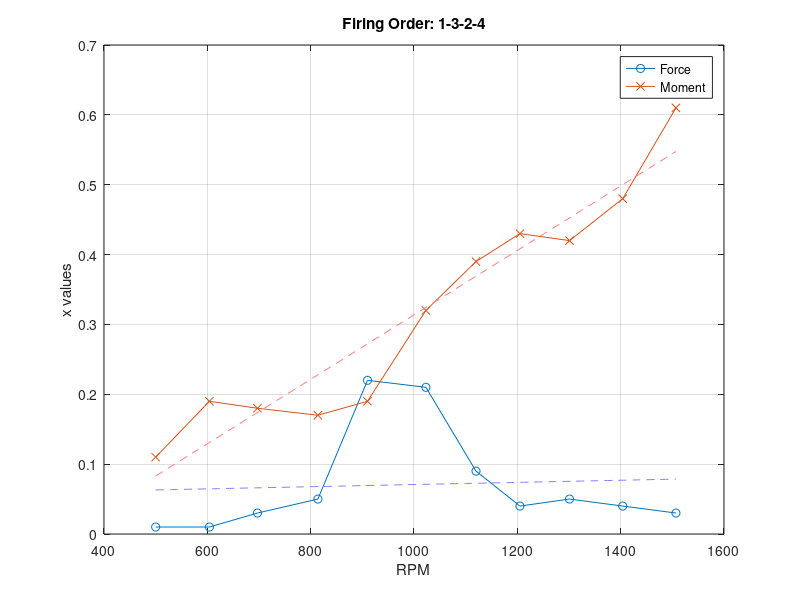

Write the MATLAB code that produced this figure.
% all firing
% x1 = [.17,.52,.18,.20,.31,.34,.19,.26,.45,.67,.99];
% x2 = [.02,.18,.11,.19,.25,.15,.14,.10,.21,.09,.07];
% y = [504,608,715,821,901,1000,1110,1212,1309,1409,1509];

% 1243
% x1 = [.01,.02,.04,.06,.23,.52,.09,.05,.04,.04,.05];
% x2 = [.02,.01,.05,.02,.03,.14,.06,.16,.13,.06,.04];
% y = [495,592,704,825,921,985,1114,1205,1317,1404,1505];

% % 1234
% x1 = [.01,.02,.03,.05,.16,.37,.10,.05,.04,.04,.03];
% x2 = [.04,.09,.07,.09,.10,.13,.16,.28,.22,.24,.31];
% y = [501,615,700,804,901,1000,1118,1218,1320,1399,1515];

%1324
x1 = [.01,.01,.03,.05,.22,.21,.09,.04,.05,.04,.03];
x2 = [.11,.19,.18,.17,.19,.32,.39,.43,.42,.48,.61];
y = [500,604,697,814,910,1023,1120,1205,1301,1404,1507];

% Plot x1 vs y and x2 vs y
figure;
plot(y, x1, '-o', 'DisplayName', 'Force'); % Line with markers for x1
hold on;
plot(y, x2, '-x', 'DisplayName', 'Moment'); % Line with markers for x2

% Fit a linear model to x1 and x2 data
p1 = polyfit(y, x1, 1); % First-degree polynomial fit for x1
p2 = polyfit(y, x2, 1); % First-degree polynomial fit for x2

% Generate best-fit lines using polyval
y_fit = linspace(min(y), max(y), 100); % Generate a range of y values for smooth fit lines
x1_fit = polyval(p1, y_fit); % Best-fit values for x1
x2_fit = polyval(p2, y_fit); % Best-fit values for x2

% Plot best-fit lines
plot(y_fit, x1_fit, '--','Color', [0.5, 0.5, 1], 'HandleVisibility', 'off');
plot(y_fit, x2_fit, '--','Color', [1, 0.5, 0.5], 'HandleVisibility', 'off');

% Adding labels, title, and legend
xlabel('RPM');
ylabel('x values');
title('Firing Order: 1-3-2-4');
legend;
grid on;
hold off;